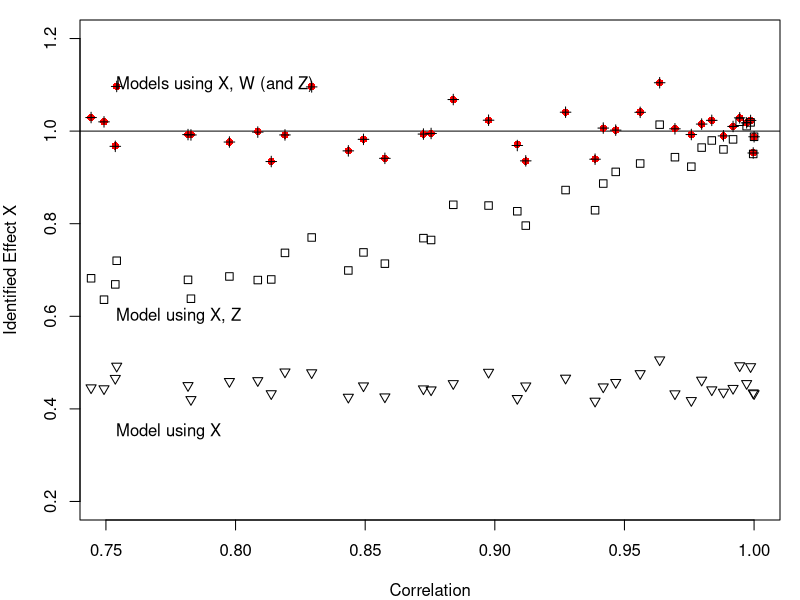
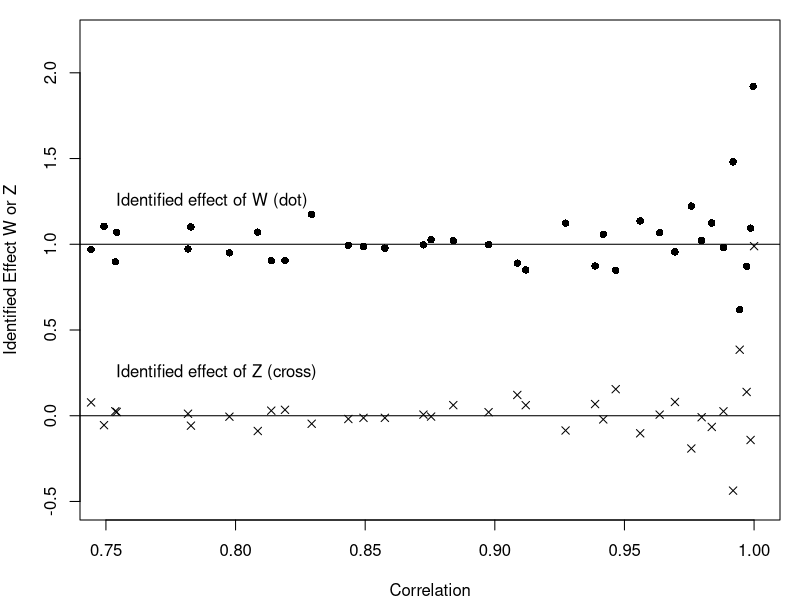

The R source for these figures, in order:

set.seed(1)
# Record coefficient, identified by a certain model
# that is controlling for variables.
coefZWX <- NULL
coefZX <- NULL
coefWX <- NULL
coefX <- NULL
# Recorded correlation between W and Z.
correlation <- NULL

# Run simulations.
for (sdZ in seq(0, 1, length.out = 40)) {
  # Number of observations.
  N <- 5000

  # Configure correlation between Z and W by setting the sdZ randomly between 0 and 1.

  # Simulating the relationships between W, X, Z and Y
  W <- rnorm(N, mean = 0, sd = 1)
  X <- rnorm(N, mean = -W, sd = 1)
  Z <- rnorm(N, mean = W, sd = sdZ)

  # Producing the final probability of defects, not including Z.
  prob <- 1 / (1 + exp(-(W + X)))

  # Simulating the observed variable Y.
  Y <- rbinom(N, size = 1, prob = prob)

  # Regular model and mitigated model (all possible strategies).
  modelZWX <- glm(Y ~ Z + W + X, family = binomial())
  modelZX <- glm(Y ~ Z + X, family = binomial())
  modelWX <- glm(Y ~ W + X, family = binomial())
  modelX <- glm(Y ~ X, family = binomial())

  # Record the correlation and the different identified variables.
  correlation <- c(correlation, cor(W, Z))
  coefZWX <- rbind(coefZWX, coef(modelZWX))
  coefZX <- rbind(coefZX, coef(modelZX))
  coefWX <- rbind(coefWX, coef(modelWX))
  coefX <- rbind(coefX, coef(modelX))
}

# Convert to data frame.
coefZWX <- as.data.frame(coefZWX)
coefZX <- as.data.frame(coefZX)
coefWX <- as.data.frame(coefWX)
coefX <- as.data.frame(coefX)

# First plot (identified effect of X vs. correlation).
par(mfrow = c(1, 1), mar = c(4, 4, 1, 1))
plot(NULL,
    xlim = c(0.75, 1),
    ylim = c(0.2, 1.2),
    ylab = "Identified Effect X",
    xlab = "Correlation")

abline(h = 1)

points(correlation, coefZWX$X, pch = 16, col = "red")
points(correlation, coefX$X, pch = 6)
points(correlation, coefZX$X, pch = 0)
points(correlation, coefWX$X, pch = 3)

text(0.75, 0.35, "Model using X", pos = 4)
text(0.75, 0.6, "Model using X, Z", pos = 4)
text(0.75, 1.1, "Models using X, W (and Z)", pos = 4)

# Second plot (identified effect of Z and W vs. correlation).
par(mfrow = c(1, 1), mar = c(4, 4, 1, 1))
plot(NULL, xlim = c(0.75, 1), ylim = c(-0.5, 2.2),ylab = "Identified Effect W or Z", xlab= "Correlation")
points(correlation, coefZWX$W, pch = 16)
points(correlation, coefZWX$Z, pch = 4)
abline(h = 1)
abline(h = 0)
text(0.75, 1.25, "Identified effect of W (dot)", pos = 4)
text(0.75, 0.25, "Identified effect of Z (cross)", pos = 4)
